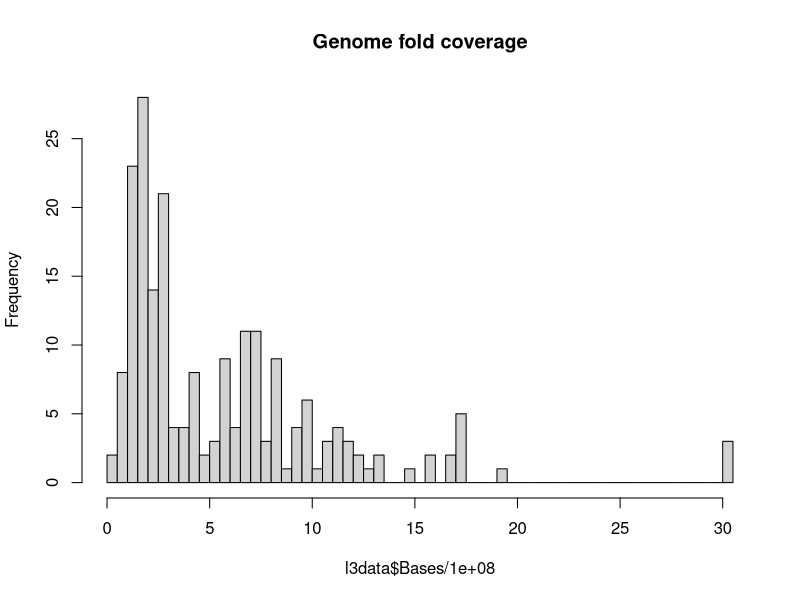

Recreate this plot in R.

dataset="PRJNA63455"

metaData<-read.csv("SraRunTable-PRJNA63455.txt",header=T,stringsAsFactors=F)
names(metaData)
#1538 x 41

#remove drosophila data
metaData<-metaData[metaData$Organism=="Caenorhabditis elegans",]
#1008

#####################################
### manually look at data in columns
#####################################
head(metaData[,31:41])
table(metaData$Assay.Type)
# all ChIP-Seq

table(metaData$AvgSpotLen)
#28-75bp

table(metaData$Center.Name)
# all GEO

table(metaData$Consent)
# all public

table(metaData$DATASTORE.filetype)
#fastq,sra       sra
#111       897

table(metaData$DATASTORE.provider)
# all gs,ncbi,s3

table(metaData$DATASTORE.region)
# alll gs.US,ncbi.public,s3.us-east-1

table(metaData$Instrument)
#    Illumina Genome Analyzer Illumina Genome Analyzer II         Illumina HiSeq 2000
#983                          17                           8

table(metaData$LibraryLayout)
#all SINGLE

table(metaData$LibrarySelection)
#   ChIP RANDOM
# 1006      2

table(metaData$LibrarySource)
# all GENOMIC

table(metaData$Platform)
# all ILLUMINA

table(metaData$ReleaseDate)

#### SRA.Study contains paired input and chip data

table(metaData$BioProject)
#""  PRJNA63455 PRJNA63461
#74        930          4

table(metaData$Developmental_stage)
##### useful

table(metaData$sex)
# partial

table(metaData$Development_stage)
### empty

table(metaData$Library.Name)
# partial info - only for snyder data

metaData[grep("Snyder",metaData$Library.Name),]
# same data is in source_name so cn be deleted

metaData$source_name

table(metaData$tissue)
# whole body or whole embryo... can be deleted

table(metaData$Cell_Line)
# empty

table(metaData$stage)
# very limited info

metaData$Developmental_stage[metaData$stage=="L3"]
metaData$Developmental_stage[metaData$stage=="mixed stages"]
metaData$Developmental_stage[metaData$stage=="MXemb"]
metaData$Developmental_stage[metaData$stage=="early embryos"]
# should be placed in Developmental_stage

table(metaData$chip_antibody)
#partial

table(metaData$transgene)
#partial

table(metaData$chip_antibody_supplier)
#partial

table(metaData$genotype.variation)
# meaningless: 4 wildtype the rest nothing

table(metaData$strain.background)
# meaningless: 4 N2, the rest nothing

table(metaData$antibody_manufacturer)
# meaningless. 2 wako, the rest nothing

table(metaData$input_experiment.sample)
metaData[grep("seq",metaData$input_experiment.sample),]
# the input experiments are these (early emb)
metaData[grep("RANDOM",metaData$LibrarySelection),]

#SRA.Study SRP003622  H3K4me3_N2_MXemb

metaData[grep("H3K4me3",metaData$source_name),]
# another dataset in EEmb, but that is in mixed Male and Hermaphrodites SRP007859


#####################################
### copy data from "stage" to Developmental_stage
#####################################

idx<-metaData$stage!=""
metaData$Developmental_stage[idx]
metaData$Developmental_stage[idx]<-metaData$stage[idx]
table(metaData$Developmental_stage)


#####################################
### subset L3 data
#####################################

idx<-grep("L3",metaData$Developmental_stage)
l3data<-metaData[idx,]

tmp<-l3data$LibraryLayout
# remove all columns that have all the same info
cols2remove<-c()
for (i in 1:ncol(l3data)){
  if(length(unique(l3data[,i]))==1){
    cols2remove<-c(cols2remove,names(l3data)[i])
  }
}
cols2remove
head(l3data)
cols2remove<-c(cols2remove,"DATASTORE.filetype","Library.Name","tissue","stage","chip_antibody_supplier","genotype.variation","strain.background")

l3data[,cols2remove]<-NULL

l3data$libType<-tmp

dim(l3data)
#down to 205 rows and 20 columns

summary(l3data$Bases/1e8)
#  fold coverage (theoretically) ranges between 0.32 to 30x (median 3.7)
hist(l3data$Bases/1e8,breaks=50, main="Genome fold coverage")


#################
### process metadata by release date
#################

names(l3data)
table(l3data$ReleaseDate)
l3data[grep("2014-",l3data$ReleaseDate),]
# each release date has one input
# 2014 data is all mixed male and herm

l3tidy<-l3data[,c("Run","AvgSpotLen", "Bases", "BioSample",
                  "Experiment", "GEO_Accession..exp.",
                  "Instrument", "libType", "ReleaseDate",
                  "Sample.Name","SRA.Study","BioProject")]
# sex
l3tidy$sex<-"herm"
idx<-(grepl("male",l3data$sex,ignore.case=T) | grepl("male",l3data$sex_type,ignore.case=T))
l3tidy$sex[idx]<-paste0(l3tidy$sex[idx],"-male")

# dev stage
l3tidy$stage<-"L3"

# strain
l3tidy$strain<-"N2"
idx<-grepl("OP",l3data$strain,ignore.case=T)
l3tidy$strain[idx]<-gsub("\\(.*$","",l3data$strain[idx])

# genotype
l3tidy$genotype<-"wild-type"
idx<-grepl("unc",l3data$Genotype)
l3tidy$genotype[idx]<-l3data$Genotype[idx]


# target/input/chip/control etc
l3tidy$target<-NA
l3tidy$antibody<-NA
l3tidy$replicate<-NA
l3tidy$Input_or_IP<-NA
l3tidy$matchedInputs<-NA
l3tidy$mergeInputs<-F
l3tidy$matchedIPs<-NA
l3tidy$mergeIPs<-F

# process early data by release date
head(l3data)
table(l3data$ReleaseDate)

##
idx<-grepl("2011-05-03T00:00:00Z",l3data$ReleaseDate)
inputs<-idx & grepl("Control",l3data[,"source_name"])
ips<-idx & ! grepl("Control",l3data[,"source_name"])

l3tidy$target[ips]<-gsub("^[[:alnum:]]* ","",l3data$chip_antibody[ips])
l3tidy$target[inputs]<-"Input"
l3tidy$antibody[ips]<-l3data$chip_antibody[ips]
l3tidy$replicate[inputs]<-paste0("rep",1:sum(inputs))
for (target in unique(l3tidy$target[ips])) {
  replicates<-idx & grepl(target,l3tidy$target)
  l3tidy$replicate[replicates]<-paste0("rep",1:sum(replicates))
}
l3tidy$replicate[ips]
l3tidy$Input_or_IP[inputs]<-"Input"
l3tidy$Input_or_IP[ips]<-"ChIP"
l3tidy$matchedInputs[ips]<-paste0(l3data$Run[inputs],collapse=";")
l3tidy$mergeInputs[ips]<-T
l3tidy$matchedIPs[inputs]<-paste0(l3data$Run[ips],collapse=";")
l3tidy$mergeIPs[inputs]<-F


##
idx<-grepl("2011-08-30T00:00:00Z",l3data$ReleaseDate)
inputs<-idx & grepl("Control",l3data[,"source_name"])
ips<-idx & ! grepl("Control",l3data[,"source_name"])
l3data[idx,]

l3tidy$target[ips]<-gsub("^[[:alnum:]]* ","",l3data$chip_antibody[ips])
l3tidy$target[inputs]<-"Input"
l3tidy$antibody[ips]<-l3data$chip_antibody[ips]
l3tidy$replicate[inputs]<-paste0("rep",1:sum(inputs))
for (target in unique(l3tidy$target[ips])) {
  replicates<-idx & grepl(target,l3tidy$target)
  l3tidy$replicate[replicates]<-paste0("rep",1:sum(replicates))
}
l3tidy$replicate[ips]
l3tidy$Input_or_IP[inputs]<-"Input"
l3tidy$Input_or_IP[ips]<-"ChIP"
l3tidy$matchedInputs[ips]<-paste0(l3data$Run[inputs],collapse=";")
l3tidy$matchedIPs[inputs]<-paste0(l3data$Run[ips],collapse=";")
l3tidy[idx,]


##
idx<-grepl("2014-04-14T00:00:00Z",l3data$ReleaseDate)
inputs<-idx & grepl("input",l3data[,"source_name"])
ips<-idx & ! grepl("input",l3data[,"source_name"])
l3data[idx,]
l3data[inputs,]
l3data[ips,]

l3tidy$target[ips]<-gsub("^anti-","",l3data$chip_antibody[ips])
l3tidy$target[inputs]<-"Input"
l3tidy$antibody[ips]<-l3data$chip_antibody[ips]
l3tidy$replicate[inputs]<-paste0("rep",1:sum(inputs))
l3tidy$replicate[idx]<-"rep1"

l3tidy$replicate[ips]
l3tidy$Input_or_IP[inputs]<-"Input"
l3tidy$Input_or_IP[ips]<-"ChIP"
l3tidy$matchedInputs[ips]<-paste0(l3data$Run[inputs],collapse=";")
l3tidy$mergeInputs[ips]<-T
l3tidy$matchedIPs[inputs]<-paste0(l3data$Run[ips],collapse=";")
l3tidy$mergeIPs[inputs]<-T
l3tidy[idx,]
l3data[idx,]



#### process newer data by naming convention:

##
idx<-grepl("^seq-",l3data$source_name)
inputs<-idx & grepl("Input",l3data[,"source_name"])
ips<-idx & grepl("ChIP",l3data[,"source_name"])
l3data[idx,]
dim(l3data[inputs,])
dim(l3data[ips,])

# split source_name field for metadata
#antibody
l3tidy$antibody[idx]<-sapply(do.call(strsplit,list(l3data$source_name[idx],"[-_:]")), "[[",2)
# target
l3tidy$target[idx]<-sapply(do.call(strsplit,list(l3data$source_name[idx],"[-_:]")), "[[",3)
# replicate
l3tidy$replicate[idx]<-sapply(do.call(strsplit,list(l3data$source_name[idx],"[-_:]")), tail,2)[2,]
# input or ip
l3tidy$Input_or_IP[idx]<-sapply(do.call(strsplit,list(l3data$source_name[idx],"[-_:]")), tail,2)[1,]

#get unique target-replicate-antibody combination for matching
ips_target_rep<-paste(l3tidy$target[ips],l3tidy$replicate[ips],l3tidy$antibody[ips],sep="_")
inputs_target_rep<-paste(l3tidy$target[inputs],l3tidy$replicate[inputs],l3tidy$antibody[inputs],sep="_")

#match chips with their inputs
matchedReps<-match(ips_target_rep,inputs_target_rep)
l3tidy$matchedInputs[ips]<-l3data$Run[inputs][matchedReps]
#match inputs with their chips
matchedReps<-match(inputs_target_rep,ips_target_rep)
l3tidy$matchedIPs[inputs]<-l3data$Run[ips][matchedReps]



##
idx<-is.na(l3tidy$target)
l3data[idx,]
l3tidy[idx,]

l3tidy$antibody[idx & grepl("GFP",l3data$Genotype)]<-"GFP"
l3data$source_name[idx]<-gsub("Snyder_","",l3data$source_name[idx])

# target
l3tidy$target[idx]<-sapply(do.call(strsplit,list(l3data$source_name[idx],"[_ ]")), "[[",1)
### Note discrepancy between Chip annotation of ceh-28 when the
### strain is supposed to be ceh-38!?
# replicate
r<-regexec("rep\\d",l3data$source_name[idx],ignore.case=T, perl=T)
l3tidy$replicate[idx]<-unlist(do.call(regmatches,list(l3data$source_name[idx],r)))
l3tidy$replicate<-gsub("Rep","rep",l3tidy$replicate)

# input or ip
l3data$source_name[idx]<-gsub("GFP(_\\w{4})$","ChIP\\1",l3data$source_name[idx])
r<-regexec("(?:ChIP|Input)",l3data$source_name[idx])
l3tidy$Input_or_IP[idx]<-unlist(do.call(regmatches,list(l3data$source_name[idx],r)))


inputs<-idx & (l3tidy$Input_or_IP=="Input")
ips<-idx & (l3tidy$Input_or_IP=="ChIP")
#get unique target-replicate-antibody combination for matching
ips_target_rep<-paste(l3tidy$target[ips],l3tidy$replicate[ips],sep="_")
inputs_target_rep<-paste(l3tidy$target[inputs],l3tidy$replicate[inputs],sep="_")

#match chips with their inputs
matchedReps<-match(ips_target_rep,inputs_target_rep)
l3tidy$matchedInputs[ips]<-l3data$Run[inputs][matchedReps]
#match inputs with their chips
matchedReps<-match(inputs_target_rep,ips_target_rep)
l3tidy$matchedIPs[inputs]<-l3data$Run[ips][matchedReps]
dups<-ips_target_rep[duplicated(ips_target_rep)]
for (d in dups){
  l3tidy$matchedIPs[inputs][inputs_target_rep==d] <-
    paste0(l3data$Run[ips][ips_target_rep==d],collapse=";")
  l3tidy$mergeIPs[inputs][inputs_target_rep==d] <- T
}

# tidy gene names up
l3tidy$target<-gsub("^([[:alpha:]]{3,4})([[:digit:]]{1,3})$","\\1-\\2",l3tidy$target)
l3tidy$target<-gsub("^([[:alpha:]]{3,4}-[[:digit:]]{1,3})$","\\U\\1",l3tidy$target, perl=T)

l3tidy$basename<-with(l3tidy,paste(Run,stage,sex,target,Input_or_IP,replicate,sep="_"))


# save tidy table
write.csv(l3tidy,file=paste0(dataset,"_L3tidy.csv"),row.names=F)

#rework table to run pipeline


dflist<-list()

inputIdx<-which(l3tidy$Input_or_IP=="Input")
l3tidy[inputIdx,]
i=1
i=3
for (i in inputIdx) {
  #print(l3tidy[i,])
  ipSRRs<-unlist(strsplit(l3tidy$matchedIPs[i],";"))
  ipIdx<-match(ipSRRs,l3tidy$Run)
  #print(l3tidy[ipIdx,])
  # get inputs
  if(sum(l3tidy$mergeInputs[ipIdx])>0){
    inputs=unlist(strsplit(unique(l3tidy$matchedInputs[ipIdx]),";"))
  } else {
    inputs=unlist(strsplit(l3tidy$Run[i],";"))
  }
  targets<-l3tidy$target[ipIdx]
  replicates<-l3tidy$replicate[ipIdx]
  # get ips
  if(l3tidy$mergeIPs[i]==T) {
    ips2merge<-unlist(strsplit(l3tidy$matchedIPs[i],";"))
    ips<-NA
    targets<-unique(targets)
    replicates<-unique(replicates)
  } else {
    ips2merge<-NA
    ips<-unlist(strsplit(l3tidy$matchedIPs[i],";"))
  }
  # get basename
  basename<-paste(targets, replicates, l3tidy$stage[i], l3tidy$sex[i],
                  paste0("_", paste(inputs,collapse="-"), "v",
                         ifelse(is.na(ips), paste(ips2merge,collapse="-"),
                         ips)), sep="_")
  dflist[[l3tidy$Run[i]]]<-data.frame(inputs=paste(inputs,collapse=";"),
                                    ips2merge=paste(ips2merge,collapse=";"),
                                    ips=paste(ips,collapse=";"),
                                    basename=paste(basename,collapse=";"),
                                    stringsAsFactors=F)
}



df<-do.call(rbind,dflist)
row.names(df)<-NULL
df<-df[!duplicated(df$basename),]
write.csv(df, file=paste0(dataset,"_L3_forPipeline.csv"),row.names=F)
